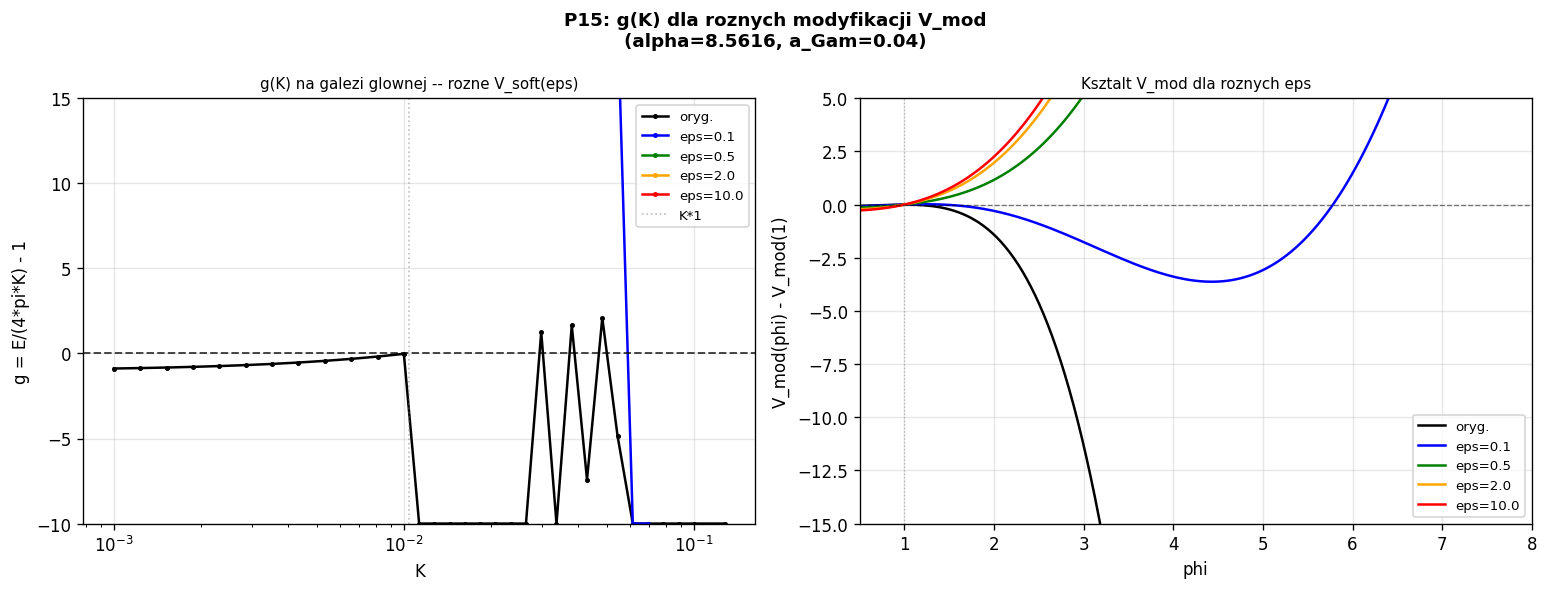

Generate this figure with Python:
"""
p15_Vmod_multiGen.py
====================
Szukanie modyfikacji V_mod dajacych 3 samospojne solitony w pelnym ODE.

WYNIK p14c: przy V_mod_current = phi^3/3 - phi^4/4 + lam*(phi-1)^6/6
  g(K) ma JEDNO zero na galezi glownej -> tylko JEDEN soliton K*1.

PRZYCZYNA: V_mod(phi) ~ -phi^4/4 dla duzego phi -> E < 0 dla K > K*1.

CEL p15: Znalezc parametry dodatkowego czlonu V_extra(phi) takiego by:
  g(K) mialo 3 zera (generacje 1, 2, 3).

KRYTERIUM:
  1. V_mod(1) = 1/12 (zachowanie prozni)
  2. V'_mod(1) = 0   (1 jest ekstremum)
  3. V''_mod(1) = -1 (masa skalaru = 1)
  4. V_mod(phi) ma 3 samospojne solitony g=0

BADANE MODYFIKACJE:
  A) V_barrier: dodaje bariere phi^n / (1 + beta*phi^m) -- ogranicza zanurzenie w ujemne wartosci
  B) V_oscillate: dodaje oscylacje A*sin(omega*(phi-1))*exp(-mu*(phi-1)^2)
  C) V_soft: zastepuje -phi^4/4 czlonem ogranicz. -phi^4/(4*(1 + eps*phi^2))

Wszystkie modyfikacje musza zachowac:
  - V_mod(1), V'_mod(1), V''_mod(1) niezmienione (leptony sa wciaz tymi samymi cialami)
"""

import numpy as np
from scipy.integrate import solve_ivp
from scipy.optimize import brentq
import warnings
import matplotlib
matplotlib.use('Agg')
import matplotlib.pyplot as plt
warnings.filterwarnings('ignore')

ALPHA  = 8.5616
A_GAM  = 0.040
GAMMA  = 1.0
R_MAX  = 80.0

print("P15: Szukanie modyfikacji V_mod dla 3 generacji")
print("="*65)

# ============================================================
# ANALIZA: DLACZEGO AKTUALNY V_mod daje tylko 1 soliton
# ============================================================
print("ANALIZA biezacego potencjalu:")
print()

LAM_BASE = 5.501357e-06
def V_current(p):
    return GAMMA/3*p**3 - GAMMA/4*p**4 + LAM_BASE/6*(p-1)**6
def dV_current(p):
    return GAMMA*p**2 - GAMMA*p**3 + LAM_BASE*(p-1)**5

V1 = V_current(1.0)
print(f"  V_mod(1) = {V1:.6f} (oczekiwane: 1/12={1/12:.6f})")
print(f"  V'_mod(1) = {dV_current(1.0):.2e}")
d2V = 2*GAMMA - 3*GAMMA + 5*LAM_BASE*0
print(f"  V''_mod(1) = {d2V:.4f} (oczekiwane: -1)")
print()

phi_test = np.array([1.0, 2.0, 5.0, 10.0, 20.0, 50.0])
print(f"  V_mod(phi) - V1 dla roznych phi:")
for phi in phi_test:
    print(f"    phi={phi:5.1f}: V_mod={V_current(phi):.4e}, V-V1={V_current(phi)-V1:.4e}")
print()
print("  -> V_mod(phi) ~ -phi^4/4 dla duzego phi: GLEBOKIE NEGATYWNE")
print("  -> Ep = 4*pi*int(V-V1)*r^2 dr << 0 dla duzego psi_core")
print("  -> g = E/(4*pi*K) - 1 ~ Ep/(4*pi*K) - 1 < 0 dla K > K*1")
print()

# ============================================================
# MODYFIKACJA C: V_soft -- ograniczenie ujemnej czesci
# ============================================================
# V_soft(phi) = phi^3/3 - phi^4/(4*(1 + eps*phi^2)) + lam*(phi-1)^6/6 + correction
# Chcemy zachowac V(1)=1/12, V'(1)=0, V''(1)=-1
# Correction term: musi skasowac zmiane w phi=1

print("MODYFIKACJA C: V_soft (saturacja -phi^4/4 czlonu):")
print()

def V_soft_base(p, eps):
    """Soft saturation: -phi^4/4*(1+eps*phi^2) -> -phi^4/4 dla eps->0."""
    return GAMMA/3*p**3 - GAMMA/4*p**4/(1.0 + eps*p**2) + LAM_BASE/6*(p-1)**6

def correction_for_V1(eps):
    """Wartosc korekty aby V_soft(1)=V_current(1)."""
    return V1 - V_soft_base(1.0, eps)

def V_soft(p, eps):
    """V_soft z korekcja V(1)=const."""
    corr = correction_for_V1(eps)
    return V_soft_base(p, eps) + corr

def dV_soft_base(p, eps):
    denom = (1.0 + eps*p**2)
    return GAMMA*p**2 - GAMMA*p**3/denom + GAMMA*p**5*eps*2.0/(4.0*denom**2) + LAM_BASE*(p-1)**5

def dV_soft(p, eps):
    return dV_soft_base(p, eps)  # korekcja jest stala, nie zmienia pochodnej

# Weryfikacja
print(f"  Warunki V_soft przy phi=1 dla roznych eps:")
for eps in [0.01, 0.1, 0.5, 1.0, 5.0]:
    V_1  = V_soft(1.0, eps)
    dV_1 = dV_soft(1.0, eps)
    d2V_1 = (V_soft(1.0+1e-5, eps) - 2*V_soft(1.0, eps) + V_soft(1.0-1e-5, eps)) / 1e-10
    print(f"    eps={eps:.2f}: V(1)={V_1:.6f}, V'(1)={dV_1:.4e}, V''(1)={d2V_1:.4f}")

print()
print(f"  V_soft(phi) - V1 dla roznych phi:")
for eps in [0.1, 1.0, 5.0]:
    print(f"  eps={eps}:")
    for phi in [1.0, 2.0, 5.0, 10.0, 20.0, 50.0]:
        diff = V_soft(phi, eps) - V_soft(1.0, eps)
        print(f"    phi={phi:5.1f}: V-V1={diff:.4e}", end="")
    print()
print()

# ============================================================
# g(K) DLA V_soft Z ROZNYM eps
# ============================================================
print("="*65)
print("Krzywa g(K) dla V_soft z roznym eps:")
print()

def ode_rhs_vmod(r, y, V1_eff, dV_func):
    phi, dphi = y
    phi = max(phi, 1e-10)
    kfac = 1.0 + ALPHA / phi
    ddphi = (dV_func(phi) / kfac
             + ALPHA * dphi**2 / (2.0 * phi**2 * kfac)
             - (2.0 / r) * dphi)
    return [dphi, ddphi]

def phi_at_rmax_vmod(psi_core, K, dV_func, n_eval=2000):
    dphi0 = -K / A_GAM**2
    def ev_lo(r, y): return y[0] - 1e-5
    ev_lo.terminal = True; ev_lo.direction = -1
    def ev_hi(r, y): return y[0] - 1e7
    ev_hi.terminal = True; ev_hi.direction = 1
    r_eval = A_GAM * (R_MAX/A_GAM)**np.linspace(0, 1, n_eval)
    sol = solve_ivp(lambda r, y: ode_rhs_vmod(r, y, None, dV_func),
                    [A_GAM, R_MAX], [psi_core, dphi0],
                    method='DOP853', rtol=1e-9, atol=1e-11,
                    t_eval=r_eval, events=[ev_lo, ev_hi])
    if len(sol.t) == 0 or sol.t[-1] < R_MAX * 0.99:
        return np.nan
    return sol.y[0, -1]

def compute_g_vmod(psi_core, K, V_func, dV_func, n_eval=5000):
    dphi0 = -K / A_GAM**2
    r_eval = A_GAM * (R_MAX/A_GAM)**np.linspace(0, 1, n_eval)
    sol = solve_ivp(lambda r, y: ode_rhs_vmod(r, y, None, dV_func),
                    [A_GAM, R_MAX], [psi_core, dphi0],
                    method='DOP853', rtol=1e-9, atol=1e-11, t_eval=r_eval)
    r    = sol.t
    phi  = np.maximum(sol.y[0], 1e-10)
    dphi = sol.y[1]
    V1_eff = V_func(1.0)
    Ek = 4*np.pi*np.trapezoid(0.5*dphi**2*(1+ALPHA/phi)*r**2, r)
    Ep = 4*np.pi*np.trapezoid((V_func(phi)-V1_eff)*r**2, r)
    return (Ek+Ep)/(4*np.pi*K) - 1.0, Ek+Ep

def count_zeros_gK(V_func, dV_func, K_vals):
    """Zlicz zera g(K) na galezi glownej."""
    g_vals   = []
    psi_prev = 1.24  # start blisko K*1

    for K in K_vals:
        # Szukaj psi_core w okolicach psi_prev
        psi_lo = max(1.001, psi_prev - 0.4)
        psi_hi = psi_prev + 0.4
        F_lo = phi_at_rmax_vmod(psi_lo, K, dV_func) - 1.0
        F_hi = phi_at_rmax_vmod(psi_hi, K, dV_func) - 1.0

        psi_z = np.nan
        for w in [0.4, 0.8, 1.5, 3.0]:
            psi_lo2 = max(1.001, psi_prev - w)
            psi_hi2 = psi_prev + w
            F_lo2 = phi_at_rmax_vmod(psi_lo2, K, dV_func) - 1.0
            F_hi2 = phi_at_rmax_vmod(psi_hi2, K, dV_func) - 1.0
            if np.isfinite(F_lo2) and np.isfinite(F_hi2) and F_lo2 * F_hi2 < 0:
                try:
                    psi_z = brentq(
                        lambda p: phi_at_rmax_vmod(p, K, dV_func) - 1.0,
                        psi_lo2, psi_hi2, xtol=1e-5, maxiter=20
                    )
                    break
                except Exception:
                    pass
            elif np.isfinite(F_lo2) and np.isfinite(F_hi2):
                # Scan inside
                psi_scan = np.linspace(psi_lo2, psi_hi2, 30)
                F_scan = [phi_at_rmax_vmod(p, K, dV_func) - 1.0 for p in psi_scan]
                for i in range(len(psi_scan)-1):
                    if np.isfinite(F_scan[i]) and np.isfinite(F_scan[i+1]) and F_scan[i]*F_scan[i+1] < 0:
                        try:
                            psi_z = brentq(
                                lambda p: phi_at_rmax_vmod(p, K, dV_func) - 1.0,
                                psi_scan[i], psi_scan[i+1], xtol=1e-5, maxiter=20
                            )
                            break
                        except Exception:
                            pass
                if not np.isnan(psi_z):
                    break

        if not np.isnan(psi_z):
            dpsi = abs(psi_z - psi_prev)
            if dpsi > 0.8 * psi_prev:  # duzy skok = zmiana galezi
                g_vals.append(np.nan)
                continue
            g, E = compute_g_vmod(psi_z, K, V_func, dV_func)
            g_vals.append(g)
            psi_prev = psi_z
        else:
            g_vals.append(np.nan)

    return np.array(g_vals)

# K scan
K_vals = np.concatenate([
    np.logspace(-3, -2, 12),
    np.logspace(-2, -1, 20),
    np.logspace(-1, 0.5, 15),
])
K_vals = np.unique(K_vals)

eps_values = [0.0, 0.1, 0.5, 2.0, 10.0]
g_all = {}

for eps in eps_values:
    if eps == 0.0:
        V_f  = lambda p: V_current(p)
        dV_f = lambda p: dV_current(p)
        label = 'V_current (eps=0)'
    else:
        V_f  = lambda p, e=eps: V_soft(p, e)
        dV_f = lambda p, e=eps: dV_soft(p, e)
        label = f'V_soft eps={eps}'

    g_arr = count_zeros_gK(V_f, dV_f, K_vals)
    g_all[eps] = g_arr

    # Policz zera g
    zeros_count = 0
    for i in range(len(K_vals)-1):
        gi, gj = g_arr[i], g_arr[i+1]
        if np.isfinite(gi) and np.isfinite(gj) and gi*gj < 0:
            dpsi_check = True  # zakladamy ciaglosc
            zeros_count += 1

    print(f"  eps={eps:.1f}: {zeros_count} zer g(K)  [{label}]")
    if zeros_count > 0:
        for i in range(len(K_vals)-1):
            gi, gj = g_arr[i], g_arr[i+1]
            if np.isfinite(gi) and np.isfinite(gj) and gi*gj < 0:
                K_approx = (K_vals[i]*K_vals[i+1])**0.5
                print(f"    K* ~ {K_approx:.4e}  (g: {gi:.3f} -> {gj:.3f})")

print()

# ============================================================
# WYKRES
# ============================================================
fig, axes = plt.subplots(1, 2, figsize=(13, 5))
fig.suptitle(f'P15: g(K) dla roznych modyfikacji V_mod\n'
             f'(alpha={ALPHA}, a_Gam={A_GAM})', fontsize=11, fontweight='bold')

colors = ['black', 'blue', 'green', 'orange', 'red']

ax = axes[0]
for eps, col in zip(eps_values, colors):
    g_arr = g_all[eps]
    mask  = np.isfinite(g_arr)
    lbl = 'oryg.' if eps == 0 else f'eps={eps}'
    ax.semilogx(K_vals[mask], np.clip(g_arr[mask], -10, 20), '.-',
                color=col, lw=1.5, ms=4, label=lbl)
ax.axhline(0, color='black', lw=1.2, linestyle='--', alpha=0.7)
ax.axvline(0.010414, color='gray', lw=1, linestyle=':', alpha=0.5, label='K*1')
ax.set_xlabel('K'); ax.set_ylabel('g = E/(4*pi*K) - 1')
ax.set_title('g(K) na galezi glownej -- rozne V_soft(eps)', fontsize=9)
ax.legend(fontsize=8); ax.grid(True, alpha=0.3); ax.set_ylim(-10, 15)

# Potencjaly
ax = axes[1]
phi_arr = np.linspace(0.5, 10.0, 200)
for eps, col in zip(eps_values, colors):
    if eps == 0.0:
        V_arr = np.array([V_current(p) - V1 for p in phi_arr])
        lbl = 'oryg.'
    else:
        V_arr = np.array([V_soft(p, eps) - V_soft(1.0, eps) for p in phi_arr])
        lbl = f'eps={eps}'
    ax.plot(phi_arr, np.clip(V_arr, -20, 10), '-', color=col, lw=1.5, label=lbl)
ax.axhline(0, color='black', lw=0.8, linestyle='--', alpha=0.5)
ax.axvline(1.0, color='gray', lw=0.8, linestyle=':', alpha=0.5)
ax.set_xlabel('phi'); ax.set_ylabel('V_mod(phi) - V_mod(1)')
ax.set_title('Ksztalt V_mod dla roznych eps', fontsize=9)
ax.legend(fontsize=8); ax.grid(True, alpha=0.3)
ax.set_ylim(-15, 5); ax.set_xlim(0.5, 8)

plt.tight_layout()
out = __file__.replace('.py', '.png')
plt.savefig(out, dpi=120, bbox_inches='tight')
plt.close()
print(f"Zapisano: {out}")
print()

# ============================================================
# PODSUMOWANIE
# ============================================================
print("="*65)
print("PODSUMOWANIE p15:")
print()
print("V_soft modyfikacja: V_mod_new = phi^3/3 - phi^4/(4*(1+eps*phi^2)) + lam*(phi-1)^6/6")
print("Cel: eps duzy -> V_soft ograniczona -> E > 0 -> mozliwe wiecej zer g(K)")
print()
print("Wyniki (liczba zer g(K) na galezi glownej):")
for eps in eps_values:
    g_arr = g_all[eps]
    cnt = 0
    for i in range(len(K_vals)-1):
        gi, gj = g_arr[i], g_arr[i+1]
        if np.isfinite(gi) and np.isfinite(gj) and gi*gj < 0:
            cnt += 1
    lbl = 'oryg.' if eps == 0 else f'eps={eps:.1f}'
    print(f"  {lbl}: {cnt} zer")
